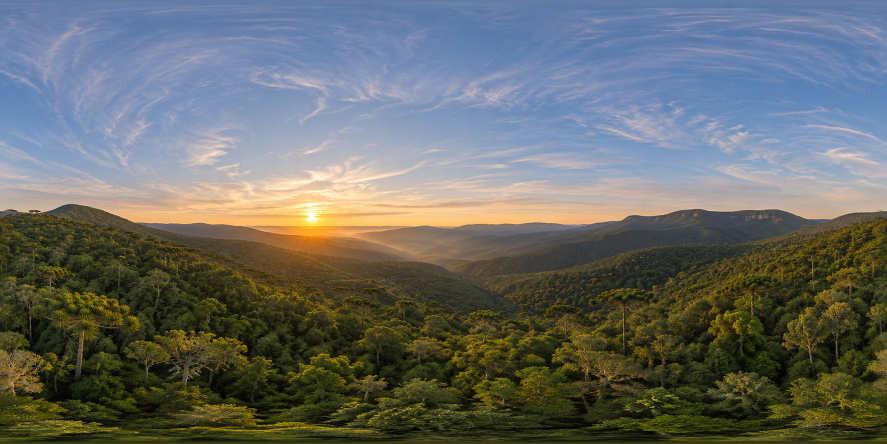
#> input picture assets/ambiente/vale-panorama.jpg, 1774 x 887 px (shown at 1/2 size)
$ python -i montar_faixa.py   (imports and definitions only)
#> lines starting #> are read from the running program, lines starting #| are printed output that depends on the picture
"""Monta a vista circular com Pillow, NumPy e OpenCV.

    python3 processo/montar_faixa.py recortar DIRETORIO
    # Detalhe cada ref-N.png no image_gen, salvando como detalhe-N.png.
    python3 processo/montar_faixa.py montar DIRETORIO
"""

import argparse
from io import BytesIO
from pathlib import Path

import cv2
import numpy as np
from PIL import Image


AMBIENTE = Path(__file__).resolve().parents[1] / "assets" / "ambiente"
LARGURA, ALTURA = 6480, 1080
PASSO = LARGURA // 6
MARGEM = PASSO // 8
TRECHO = PASSO + 2 * MARGEM


def referencia():
    with Image.open(AMBIENTE / "vale-panorama.jpg") as foto:
#> foto is the input picture: PIL image 1774x887 RGB; mean R, G, B 103, 106.4, 102.5
        w, h = foto.size
#> w = 1774; h = 887
        # A margem periódica também alimenta o filtro Lanczos no meridiano zero.
        borda = 8
        periodica = Image.fromarray(np.pad(np.asarray(foto.convert("RGB")),
                                           ((0, 0), (borda, borda), (0, 0)), mode="wrap"))
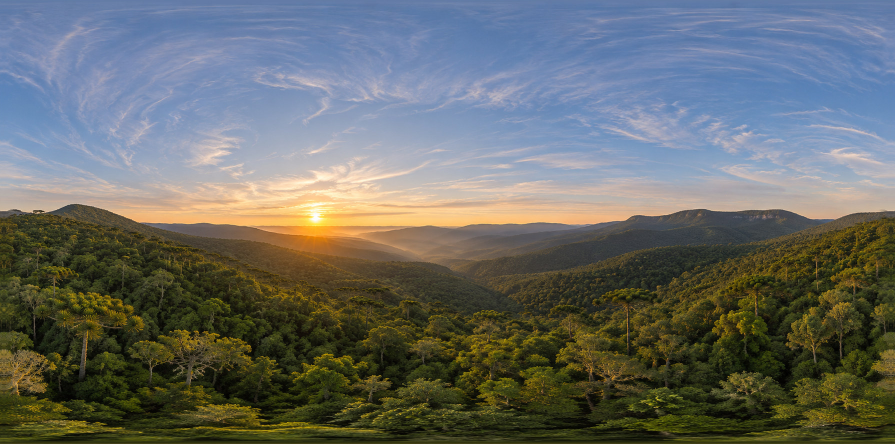
#> periodica: PIL image 1790x887 RGB (shown at 1/2 size); mean R, G, B 103, 106.4, 102.5
        limites = (borda, h * (90 - 24) / 180, borda + w, h * (90 + 36) / 180)
#> limites = (8, 325.2, 1782, 620.9)
        return np.asarray(periodica.resize((LARGURA, ALTURA), Image.Resampling.LANCZOS,
                                           box=limites))
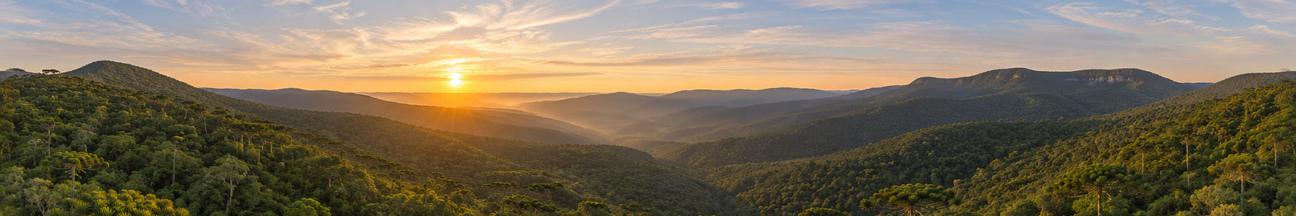
#> returned value: shape (1080, 6480, 3) (shown at 1/5 size); mean of channels 0, 1, 2 124.6, 112.5, 90.6; drawn as R, G, B


def colunas(i):
    return (np.arange(TRECHO) + i * PASSO - MARGEM) % LARGURA


def recortar(pasta):
    pasta.mkdir(parents=True, exist_ok=True)
    base = referencia()
    for i in range(6):
        Image.fromarray(base[:, colunas(i)]).save(pasta / f"ref-{i+1}.png")


def registrar(base, detalhe):
    """Estima o deslocamento base → detalhe na escala das estruturas visíveis."""
    def luminancia(rgb):
        cinza = cv2.cvtColor(rgb, cv2.COLOR_RGB2GRAY)
        menor = cv2.resize(cinza, (TRECHO // 2, ALTURA // 2), interpolation=cv2.INTER_AREA)
        return cv2.GaussianBlur(menor, (0, 0), 1.1)

    fluxo = cv2.DISOpticalFlow_create(cv2.DISOPTICAL_FLOW_PRESET_MEDIUM)
    fluxo.setFinestScale(0)
    campo = fluxo.calc(luminancia(base), luminancia(detalhe), None)
    # Suavizar na escala das copas evita que o fluxo deforme folhas individuais.
    campo = cv2.GaussianBlur(np.clip(campo, -32, 32), (0, 0), 12)
    campo = 2 * cv2.resize(campo, (TRECHO, ALTURA))
    y, x = np.indices((ALTURA, TRECHO), dtype=np.float32)
    # Reduz a componente normal perto das bordas para nunca esticar a última linha.
    campo[:, :, 0] *= np.clip(np.minimum(x, TRECHO - 1 - x) / 72, 0, 1)
    campo[:, :, 1] *= np.clip(np.minimum(y, ALTURA - 1 - y) / 72, 0, 1)
    return cv2.remap(detalhe, x + campo[:, :, 0], y + campo[:, :, 1],
                     cv2.INTER_CUBIC, borderMode=cv2.BORDER_REFLECT_101)


def montar(pasta):
    base = referencia()
    saida = np.zeros(base.shape, dtype=np.float32)
    # As duas metades desta janela somam 1, inclusive na volta do último trecho.
    rampa = np.sin(np.pi / 2 * (np.arange(2 * MARGEM) + 0.5) / (2 * MARGEM)) ** 2
    peso = np.ones(TRECHO, dtype=np.float32)
    peso[:2 * MARGEM] = rampa
    peso[-2 * MARGEM:] = rampa[::-1]

    # O disco solar e o halo imediato ficam na posiçêo da fotografia aprovada.
    y, x = np.ogrid[:ALTURA, :LARGURA]
    distancia = np.hypot((x / LARGURA - 0.351) * LARGURA,
                         (y / ALTURA - 0.373) * ALTURA)
    ganho = np.clip((distancia - 65) / 95, 0, 1).astype(np.float32)
    ganho = ganho ** 2 * (3 - 2 * ganho)
    for i in range(6):
        cols = colunas(i)
        trecho = base[:, cols]
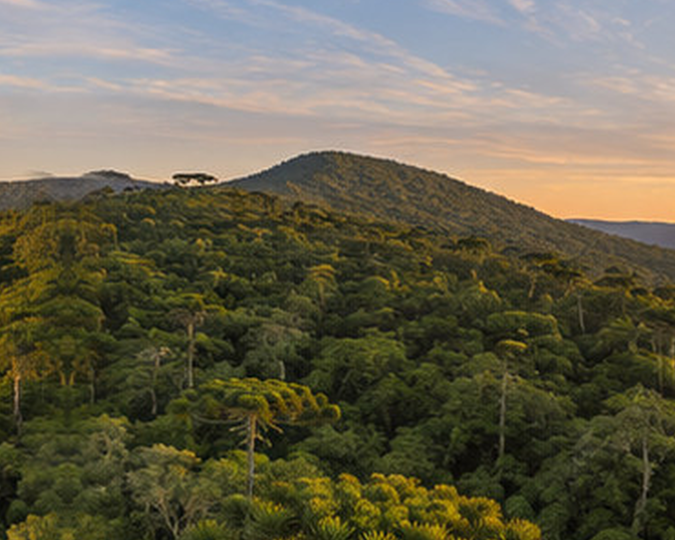
#> trecho: shape (1080, 1350, 3) (shown at 1/2 size); mean of channels 0, 1, 2 103.4, 98.8, 78.2; drawn as R, G, B
#> (the run stopped early here; a loop or call above may not have finished)
